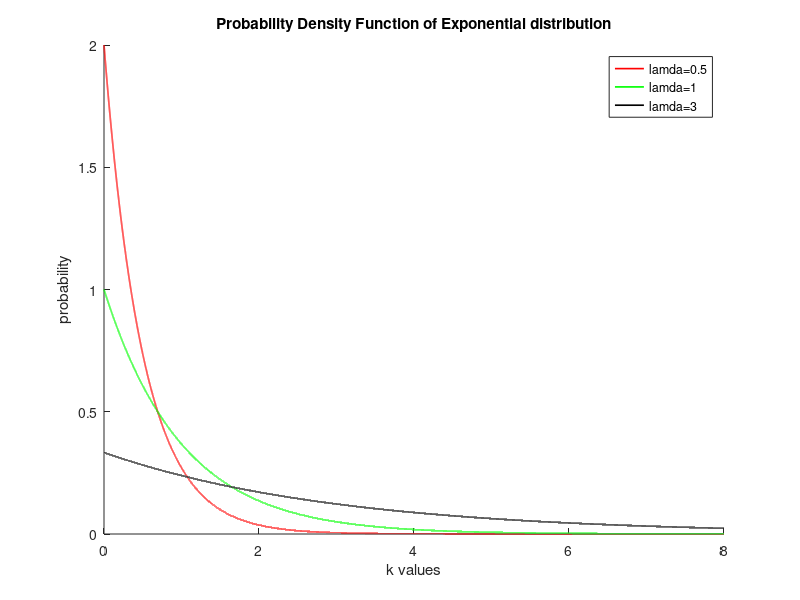
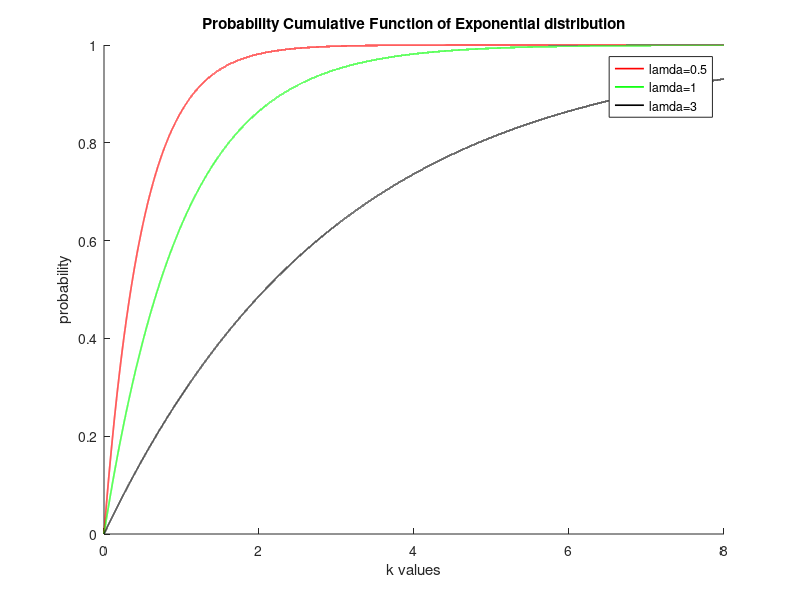

Here is the MATLAB script that generated these plots, in order:
clc;
clear all;
close all;

pkg load statistics;

# Task 1

k = 0:0.0001:8;
lamda = [0.5,1,3];

for i=1:columns(lamda)
  exp(i,:) = exppdf(k,lamda(i));
endfor

colors="rgk";
figure(1);
hold on;
for i=1:columns(lamda)
  plot(k,exp(i,:),colors(i),"linewidth",1.2);
endfor

hold off;

title("Probability Density Function of Exponential distribution");
xlabel("k values");
ylabel("probability");
legend("lamda=0.5","lamda=1","lamda=3");

# Task 2

k = 0:0.0001:8;
lamda = [0.5,1,3];

for i=1:columns(lamda)
  exp(i,:) = expcdf(k,lamda(i));
endfor

colors="rgk";
figure(2);
hold on;
for i=1:columns(lamda)
  plot(k,exp(i,:),colors(i),"linewidth",1.2);
endfor

hold off;

title("Probability Cumulative Function of Exponential distribution");
xlabel("k values");
ylabel("probability");
legend("lamda=0.5","lamda=1","lamda=3");

# Task 3

k = 0:0.00001:8;


exp = expcdf (k,2.5);
p1=1 - exp(30000);
# P(X>30000)= 
display(p1);
p2=(1-exp(50000))./(1-exp(20000));
# P(X>50000|X>20000)= 
display(p2);